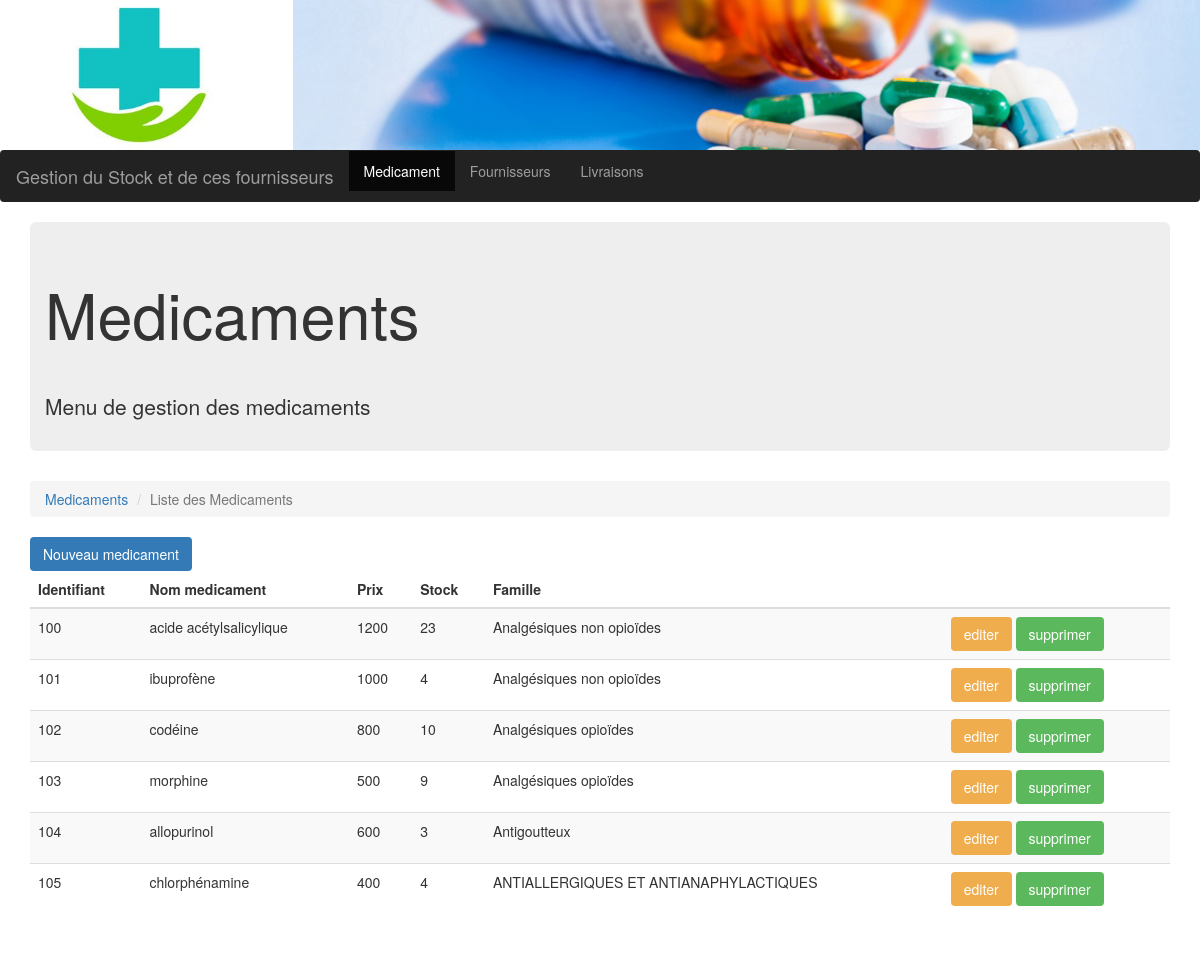
/gestionstock/index.php, run on the app's committed database.
### tables this page shows
CREATE TABLE `produit` (
  `idproduit` bigint(20) NOT NULL,
  `libele` varchar(255) DEFAULT NULL,
  `prixunitaire` double DEFAULT NULL,
  `stock` bigint(20) DEFAULT NULL,
  `idCategorie` bigint(20) NOT NULL
);

CREATE TABLE `categorie` (
  `idCategorie` bigint(20) NOT NULL,
  `libeleCategorie` varchar(255) DEFAULT NULL
);

### gestionstock/index.php (the view, shortened to what this page needs)
<!DOCTYPE html>
<?php
include 'connect/database.php';
$sql = "SELECT * FROM produit pd INNER JOIN categorie ct WHERE pd. idCategorie = ct.idCategorie";
$result = $conn->query($sql);
?>
<html lang="en">
    <head>
		<link rel="stylesheet" href="css/main.css" >
    </head>
<body>
	<header>
	    <div class="row">
	        <div class="col-md-3 logo"></div>
	        <div class="col-md-9 medicament"></div>
	    </div>
	    <nav class="navbar navbar-inverse">
	        <div class="container-fluid">
	            <div class="navbar-header">
	                <a class="navbar-brand" href="index.php">Gestion du Stock et de ces fournisseurs</a>
	            </div>
	            <ul class="nav navbar-nav">
	                <li class="active"><a href="index.php">Medicament</a></li>
	                <li><a href="fournisseurs.php">Fournisseurs</a></li>
	                <li><a href="livraisons.php">Livraisons</a></li>
	            </ul>
	        </div>
	    </nav>
	</header>
	<section class="container">
	    <div class="jumbotron">
	        <h1>Medicaments</h1>
	        <p>Menu de gestion des medicaments</p>
	    </div>
	    <nav>
	        <ol class="breadcrumb">
	            <li class="breadcrumb-item"><a href="index.php">Medicaments</a></li>
	            <li class="breadcrumb-item active">Liste des Medicaments</li>
	        </ol>
	    </nav>
	    <div class="row">
	        <div class="col-md-3">
	            <a href="ajoutermedicament.php" class="btn btn-primary">Nouveau medicament</a>
	        </div>
	    </div>
	    <div class="row">
	        <div class="col-md-12 table-responsive">
	            <table class="table table-striped table-hover">
	                <thead>
	                <tr>
	                    <th>Identifiant</th>
						<th>Nom medicament</th>
	                    <th>Prix</th>
	                    <th>Stock</th>
	                    <th>Famille</th>
	                    <th></th>
	                </tr>
	                </thead>
	                <tbody>
                    <?php
                    if ($result->num_rows > 0) {
                        while ($row = $result->fetch_assoc()) {
                            $str = "<tr>";
							$str .= " <td>" . $row['idproduit'] . "</td>";
							$str .= " <td>" . $row['libele'] . "</td>";
                            $str .= " <td>" . $row['prixunitaire'] . "</td>";
                            $str .= " <td>" . $row['stock'] . "</td>";
                            $str .= " <td>" . $row['libeleCategorie'] . "</td>";
                            $str .= " <td> <a href='editertermedicament.php?id=".$row['idproduit']."' class=\"btn btn-warning\">editer</a>
                        <a href='supprimermedicament.php?id=".$row['idproduit']."' class=\"btn btn-success\">supprimer</a></td>";
                            $str .= "</tr>";
                            echo $str;
                        }
                    } else {
                        echo "0 results";
                    }
                    ?>
	                </tbody>
	            </table>
	        </div>
	    </div>
	    <div style="height: 20px;"></div>
	</section>
</body>
</html>

### data on the page
produit: idproduit "100", libele "acide acétylsalicylique", prixunitaire "1200", stock "23", idCategorie.libeleCategorie "Analgésiques non opioïdes"
produit: idproduit "101", libele "ibuprofène", prixunitaire "1000", stock "4", idCategorie.libeleCategorie "Analgésiques non opioïdes"
produit: idproduit "102", libele "codéine", prixunitaire "800", stock "10", idCategorie.libeleCategorie "Analgésiques opioïdes"
produit: idproduit "103", libele "morphine", prixunitaire "500", stock "9", idCategorie.libeleCategorie "Analgésiques opioïdes"
produit: idproduit "104", libele "allopurinol", prixunitaire "600", stock "3", idCategorie.libeleCategorie "Antigoutteux"
produit: idproduit "105", libele "chlorphénamine", prixunitaire "400", stock "4", idCategorie.libeleCategorie "ANTIALLERGIQUES ET ANTIANAPHYLACTIQUES"
